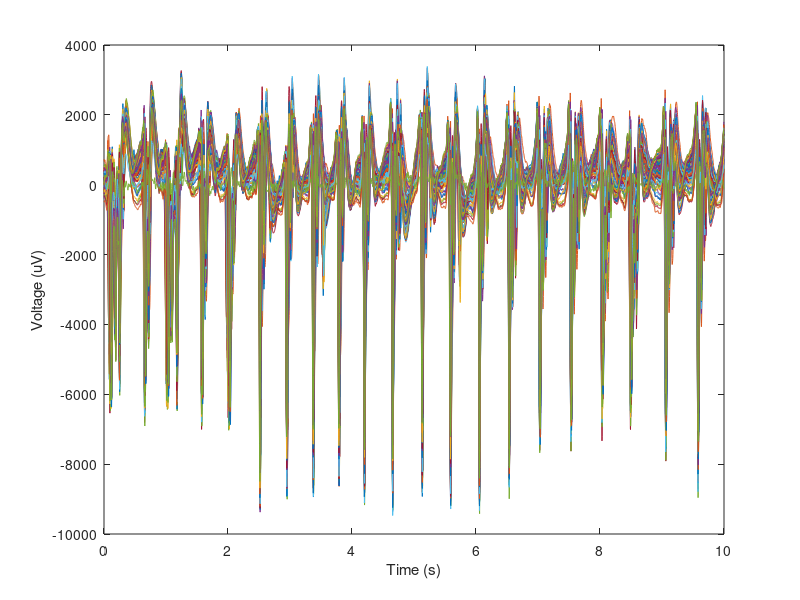

Source code (MATLAB): (Note: this script raises an error after producing the figure.)
%% Load the example
% data: SAMPLES x ELECTRODES
% fs: sampling rate
% position: position of the electrodes
load('example_seizure_waves');
time = 1/fs * (0 : 1 : size(data,1) - 1);

figure;
plot(time, data);
xlabel('Time (s)');
ylabel('Voltage (uV)');


%% Compute coherence and phase
CHRONUX_PATH = '/Volumes/Data HDD/Matlab/chronux'; % required toolbox
addpath(genpath(CHRONUX_PATH));

BAND = [1 13];                  % Select a frequency range to analyze
TW = 20;                        % Time-bandwidth product
ntapers = 2*TW-1;               % Choose the # of tapers.
params.tapers = [TW, ntapers];  % ... time-bandwidth product and tapers.
params.Fs = fs;                 % ... sampling rate
params.pad = -1;                % ... no zero padding.
params.fpass = BAND;            % ... freq range to pass
params.err = [1 0.05];          % ... theoretical error bars, p=0.05.

[coh, phi, freq] = compute_coherence(data, params);
save('example_coherence', 'coh', 'phi', 'freq');

figure;
plot(freq, squeeze(10 * log10(coh(1,36,:))));
xlabel('Frequency (Hz)');
ylabel('Coherence');

figure;
subplot(1,2,1)
imagesc(squeeze(coh(:,:, find(freq >= 6, 1))));
c = colorbar;
c.Label.String = 'Coherence at 6 Hz';
xlabel('Electrodes');
ylabel('Electrodes');
subplot(1,2,2)
imagesc(squeeze(phi(:,:, find(freq >= 6, 1))));
c = colorbar;
c.Label.String = 'Phase at 6 Hz';
xlabel('Electrodes');
ylabel('Electrodes');


%% Estimate delays between electrodes
[delay] = compute_delay(coh, phi, freq, BAND);

%% Estimate parameters of the waves
[src_dir, speed] = estimate_wave(delay, position);

%% Plot the result
plot_wave(delay, position, src_dir, speed);
